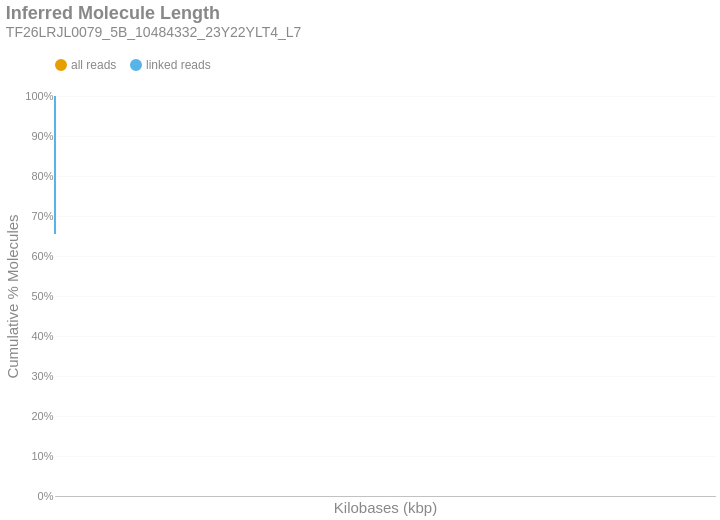

The code cell stored with this chart in its notebook:
### Markdown cell above
### Inferred Molecule Length
This is the cumulative frequency distribution of molecule lengths inferred from the first and last alignment positions along a contig for all alignments associated with a single linked-read barcode on a given contig.There are two distributions: one with `all` the alignments (yellow) and another with only `linked reads` (blue). The percent of molecules in the `linked reads` distribution is relative to the total number of linked molecules.

### Code cell
if SKIPLR:
    print_html(f"Skipped")
else:
    binned_df = consolidated_hist(valids['length_inferred']/1000, mask, 10, True)
    binned_df = binned_df.with_columns(
        pl.when(pl.col('bin').cast(pl.Utf8) == '0').then(pl.lit('1')).otherwise(pl.col('bin').cast(pl.Utf8)).alias('bin')
    )
    with SafeRender(binned_df):
        (
            density_plot(binned_df, 'Inferred Molecule Length', samplename, 'inferredlen')
            .transform_calculate(bin_kb='datum.bin / 1000')
            .encode(
                x=alt.X('bin_kb:Q', title="Kilobases (kbp)").scale(type='log', padding=0).axis(labelAngle=-40),
                y=alt.Y('value:Q', title='Cumulative % Molecules')
                    .axis(format='%')
                    .stack(False)
                    .scale(domainMin=0, domainMax=1,padding=0),
                color=alt.Color("key:N").scale(domain = ["all reads", "linked reads"]),
                tooltip = [
                    alt.Tooltip("key:N", title = "Data Type"),
                    alt.Tooltip("range_label:N", title="Kilobases"),
                    alt.Tooltip("value:Q", format = ".2%", title="% Molecules (Cum.)")
                ]
            )
        ).display()

### Figure 1 — Vega-Lite specification as saved in the notebook (floating-point values rounded to 4 significant figures)
{"width": "container", "height": 400, "config": {"title": {"anchor": "start", "dy": -15, "fontSize": 18, "color": "#888888", "subtitleColor": "#888888", "subtitleFontSize": 14}, "arc": {"fill": "#0072B2"}, "axis": {"domainColor": "#888888", "domainWidth": 0.5, "gridWidth": 0.2, "grid": false, "titleFontWeight": 400, "titleFontSize": 15, "labelFontSize": 11, "labelColor": "#888888", "tickColor": "#888888", "tickWidth": 0.2, "titleColor": "#888888"}, "axisBand": {"grid": false}, "axisX": {"grid": true, "tickSize": 10, "domainCap": "round"}, "axisY": {"domain": false, "grid": true, "tickSize": 0, "domainCap": "round"}, "background": "transparent", "header": {"labelFontSize": 15, "labelColor": "#888888", "titleFontSize": 15, "titleFontWeight": 600, "titleColor": "#888888"}, "legend": {"labelFont": "sans-serif", "labelFontSize": 12, "labelColor": "#888888", "symbolSize": 100, "symbolType": "circle", "titleFontSize": 12, "titlePadding": 10, "titleColor": "#888888", "title": null, "orient": "top"}, "range": {"category": ["#E69F00", "#56B4E9", "#009E73", "#F0E442", "#0072B2", "#D55E00", "#CC79A7", "#000000"], "diverging": ["#cfe8f3", "#a2d4ec", "#73bfe2", "#46abdb", "#1696d2", "#12719e"]}, "area": {"fill": "#0072B2", "fillOpacity": 0.7, "line": true, "strokeOpacity": 0.7}, "line": {"color": "#0072B2", "stroke": "#0072B2", "strokeWidth": 2}, "trail": {"color": "#0072B2", "stroke": "#0072B2", "strokeWidth": 0, "size": 1}, "point": {"filled": true, "fillOpacity": 1.0, "size": 95}, "text": {"color": "#888888", "fontSize": 11, "align": "right", "fontWeight": 400, "size": 11}, "bar": {"fill": "#0072B2", "stroke": null}, "view": {"stroke": null, "continuousWidth": 660, "continuousHeight": 400}}, "data": {"name": "data-0231418ad027e65bd3be7c2eb4dcf7de"}, "mark": {"type": "line", "interpolate": "monotone", "point": {"opacity": 0, "size": 275}}, "encoding": {"color": {"field": "key", "scale": {"domain": ["all reads", "linked reads"]}, "type": "nominal"}, "tooltip": [{"field": "key", "title": "Data Type", "type": "nominal"}, {"field": "range_label", "title": "Kilobases", "type": "nominal"}, {"field": "value", "format": ".2%", "title": "% Molecules (Cum.)", "type": "quantitative"}], "x": {"axis": {"labelAngle": -40}, "field": "bin_kb", "scale": {"type": "log", "padding": 0}, "title": "Kilobases (kbp)", "type": "quantitative"}, "y": {"axis": {"format": "%"}, "field": "value", "scale": {"domainMin": 0, "domainMax": 1, "padding": 0}, "stack": false, "title": "Cumulative % Molecules", "type": "quantitative"}}, "params": [{"name": "param_c36ac31b6afebe62", "select": {"type": "point", "fields": ["key"]}, "bind": "legend"}], "title": {"text": "Inferred Molecule Length", "subtitle": "TF26LRJL0079_5B_10484332_23Y22YLT4_L7"}, "transform": [{"fold": ["all reads (cumsum)", "linked reads (cumsum)"]}, {"calculate": "replace(datum.key, ' (cumsum)', '')", "as": "key"}, {"filter": {"param": "param_c36ac31b6afebe62"}}, {"calculate": "datum.bin / 1000", "as": "bin_kb"}], "usermeta": {"embedOptions": {"downloadFileName": "TF26LRJL0079_5B_10484332_23Y22YLT4_L7.inferredlen"}}, "$schema": "https://vega.github.io/schema/vega-lite/v6.4.1.json", "datasets": {"data-0231418ad027e65bd3be7c2eb4dcf7de": [{"bin": "0.0", "interval": "0.0-10.0", "all reads": 0.8968, "linked reads": 0.6548, "all reads (cumsum)": 0.8968, "linked reads (cumsum)": 0.6548, "range_label": "0-9"}, {"bin": "10.0", "interval": "10.0-20.0", "all reads": 0.05862, "linked reads": 0.1951, "all reads (cumsum)": 0.9554, "linked reads (cumsum)": 0.8499, "range_label": "10-19"}, {"bin": "20.0", "interval": "20.0-30.0", "all reads": 0.02525, "linked reads": 0.08474, "all reads (cumsum)": 0.9806, "linked reads (cumsum)": 0.9346, "range_label": "20-29"}, {"bin": "30.0", "interval": "30.0-40.0", "all reads": 0.01136, "linked reads": 0.03821, "all reads (cumsum)": 0.992, "linked reads (cumsum)": 0.9728, "range_label": "30-39"}, {"bin": "40.0", "interval": "40.0-50.0", "all reads": 0.005333, "linked reads": 0.01792, "all reads (cumsum)": 0.9973, "linked reads (cumsum)": 0.9907, "range_label": "40-49"}, {"bin": "50.0", "interval": "50.0-60.0", "all reads": 0.00174, "linked reads": 0.006021, "all reads (cumsum)": 0.9991, "linked reads (cumsum)": 0.9967, "range_label": "50-59"}, {"bin": "60.0", "interval": "60.0-70.0", "all reads": 0.0005813, "linked reads": 0.002017, "all reads (cumsum)": 0.9996, "linked reads (cumsum)": 0.9988, "range_label": "60-69"}, {"bin": "70.0", "interval": "70.0-80.0", "all reads": 0.0002271, "linked reads": 0.00079, "all reads (cumsum)": 0.9999, "linked reads (cumsum)": 0.9996, "range_label": "70-79"}, {"bin": "80.0", "interval": "80.0-90.0", "all reads": 8.558e-05, "linked reads": 0.0002981, "all reads (cumsum)": 1.0, "linked reads (cumsum)": 0.9998, "range_label": "80-89"}, {"bin": "90.0", "interval": "90.0-100.0", "all reads": 2.436e-05, "linked reads": 8.485e-05, "all reads (cumsum)": 1.0, "linked reads (cumsum)": 0.9999, "range_label": "90-99"}, {"bin": "100.0", "interval": "100.0-110.0", "all reads": 1.218e-05, "linked reads": 4.243e-05, "all reads (cumsum)": 1.0, "linked reads (cumsum)": 1.0, "range_label": "100-109"}, {"bin": "110.0", "interval": "110.0-120.0", "all reads": 3.292e-06, "linked reads": 1.147e-05, "all reads (cumsum)": 1.0, "linked reads (cumsum)": 1.0, "range_label": "110-119"}, {"bin": "120.0", "interval": "120.0-130.0", "all reads": 1.646e-06, "linked reads": 5.733e-06, "all reads (cumsum)": 1.0, "linked reads (cumsum)": 1.0, "range_label": "120-129"}, {"bin": "130.0", "interval": "130.0-140.0", "all reads": 1.646e-06, "linked reads": 5.733e-06, "all reads (cumsum)": 1.0, "linked reads (cumsum)": 1.0, "range_label": "130-139"}]}}
